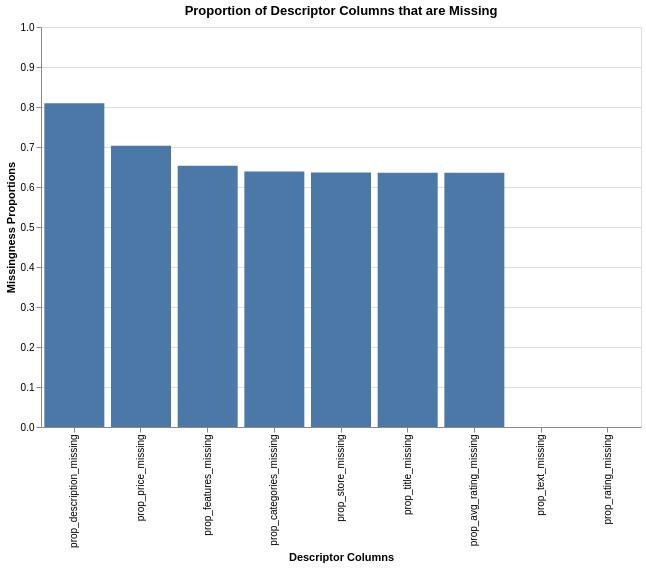

Notebook code cell kept with this figure:
### Code cell
# NOTE: SQL code was taken from chatgpt5

missing_df = c2.execute(
    f"""
SELECT
    AVG(CASE WHEN categories IS NULL OR LENGTH(categories) = 0 THEN 1 ELSE 0 END) AS prop_categories_missing,
    AVG(CASE WHEN description IS NULL OR LENGTH(description) = 0 THEN 1 ELSE 0 END) AS prop_description_missing,
    AVG(CASE WHEN features IS NULL OR LENGTH(features) = 0 THEN 1 ELSE 0 END) AS prop_features_missing,

    AVG(CASE WHEN text IS NULL OR TRIM(text) = '' THEN 1 ELSE 0 END) AS prop_text_missing,
    AVG(CASE WHEN store IS NULL OR TRIM(store) = '' THEN 1 ELSE 0 END) AS prop_store_missing,
    AVG(CASE WHEN product_title IS NULL OR TRIM(product_title) = '' THEN 1 ELSE 0 END) AS prop_title_missing,

    AVG(CASE WHEN price IS NULL OR isnan(price) THEN 1 ELSE 0 END) AS prop_price_missing,
    AVG(CASE WHEN average_rating IS NULL OR isnan(average_rating) THEN 1 ELSE 0 END) AS prop_avg_rating_missing,
    AVG(CASE WHEN rating IS NULL OR isnan(rating) THEN 1 ELSE 0 END) AS prop_rating_missing,

    FROM read_parquet('{DATA_DIR}/merged.parquet')
"""
).df()

plot_df = missing_df.melt(var_name="column", value_name = "missingness")

print(plot_df)

alt.Chart(plot_df).mark_bar().encode(
    x=alt.X("column:N", sort="-y", title="Descriptor Columns"),
    y=alt.Y(
        "missingness:Q",
        scale=alt.Scale(domain=[0, 1]),
        title="Missingness Proportions",
    ),
    tooltip=[
        alt.Tooltip("column:N"),
        alt.Tooltip("missingness:Q")
    ]
).properties(width=600, height=400, title="Proportion of Descriptor Columns that are Missing")

### Figure 1 — Vega-Lite specification as saved in the notebook (floating-point values rounded to 4 significant figures)
{"config": {"view": {"continuousWidth": 300, "continuousHeight": 300}}, "data": {"name": "data-4f5356272ff714ae3e89530f44d8bb78"}, "mark": {"type": "bar"}, "encoding": {"tooltip": [{"field": "column", "type": "nominal"}, {"field": "missingness", "type": "quantitative"}], "x": {"field": "column", "sort": "-y", "title": "Descriptor Columns", "type": "nominal"}, "y": {"field": "missingness", "scale": {"domain": [0, 1]}, "title": "Missingness Proportions", "type": "quantitative"}}, "height": 400, "title": "Proportion of Descriptor Columns that are Missing", "width": 600, "$schema": "https://vega.github.io/schema/vega-lite/v6.1.0.json", "datasets": {"data-4f5356272ff714ae3e89530f44d8bb78": [{"column": "prop_categories_missing", "missingness": 0.6386}, {"column": "prop_description_missing", "missingness": 0.8094}, {"column": "prop_features_missing", "missingness": 0.6529}, {"column": "prop_text_missing", "missingness": 5e-05}, {"column": "prop_store_missing", "missingness": 0.6363}, {"column": "prop_title_missing", "missingness": 0.6359}, {"column": "prop_price_missing", "missingness": 0.7033}, {"column": "prop_avg_rating_missing", "missingness": 0.6359}, {"column": "prop_rating_missing", "missingness": 0.0}]}}
